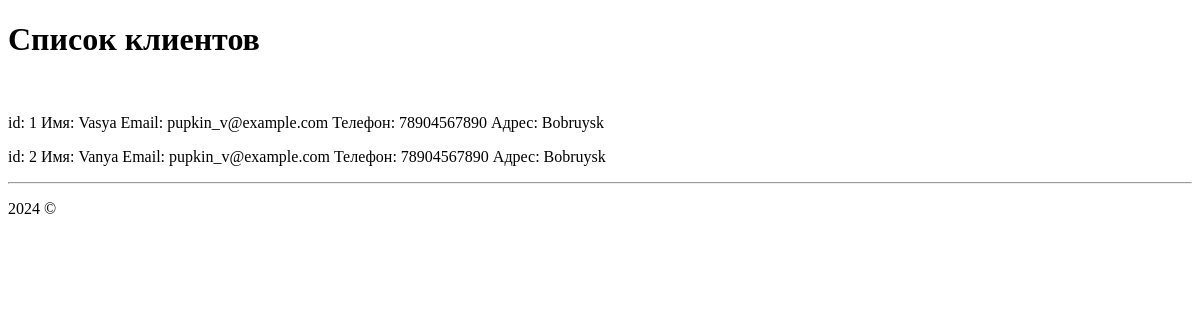
The page /shop/clients/ on the database as committed earlier.
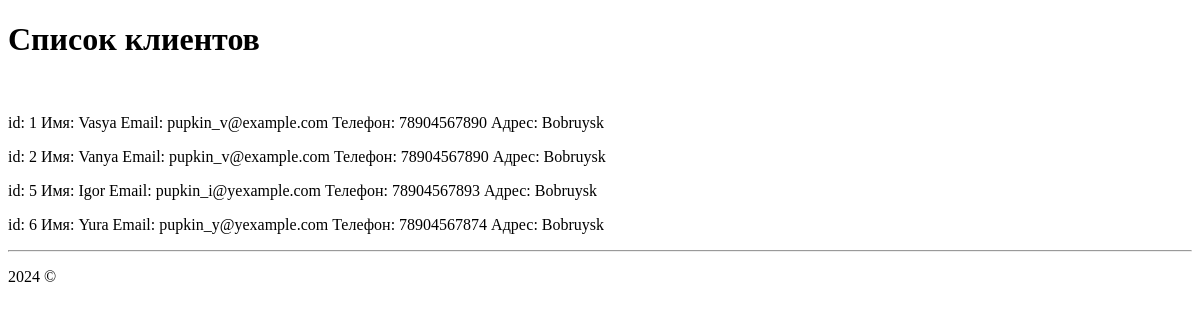
The same page on the database as committed later.
### myapp2/models.py (models this page shows, shortened)
class Client(models.Model):
    name = models.CharField(max_length=100)
    email = models.EmailField()
    phone = models.CharField(max_length=20)
    address = models.CharField(max_length=200)
    register_date = models.DateTimeField(auto_now_add=True)

### myapp2/views.py (the view)
# urls.py: path('clients/', views.clients, name='clients'),  # вывод всех клиентов
def clients(request):
    clients = Client.objects.all()
    return render(request, 'myapp2/clients.html', {'clients': clients})

### myapp2/templates/myapp2/clients.html (shortened to what this page needs)
{% extends 'myapp2/base.html' %}
{% block content %}
<h1>Список клиентов</h1> <br>
{% for client in clients %}
<p>id: {{ client.id }} Имя: {{ client.name }} Email: {{ client.email }}
    Телефон: {{ client.phone }} Адрес: {{ client.address}}</p>
{%  endfor %}
{% endblock %}

Rows that differ between the two databases and show on the page:
added Client: id "5", name "Igor", email "pupkin_i@yexample.com", phone "78904567893", address "Bobruysk"
added Client: id "6", name "Yura", email "pupkin_y@yexample.com", phone "78904567874", address "Bobruysk"
